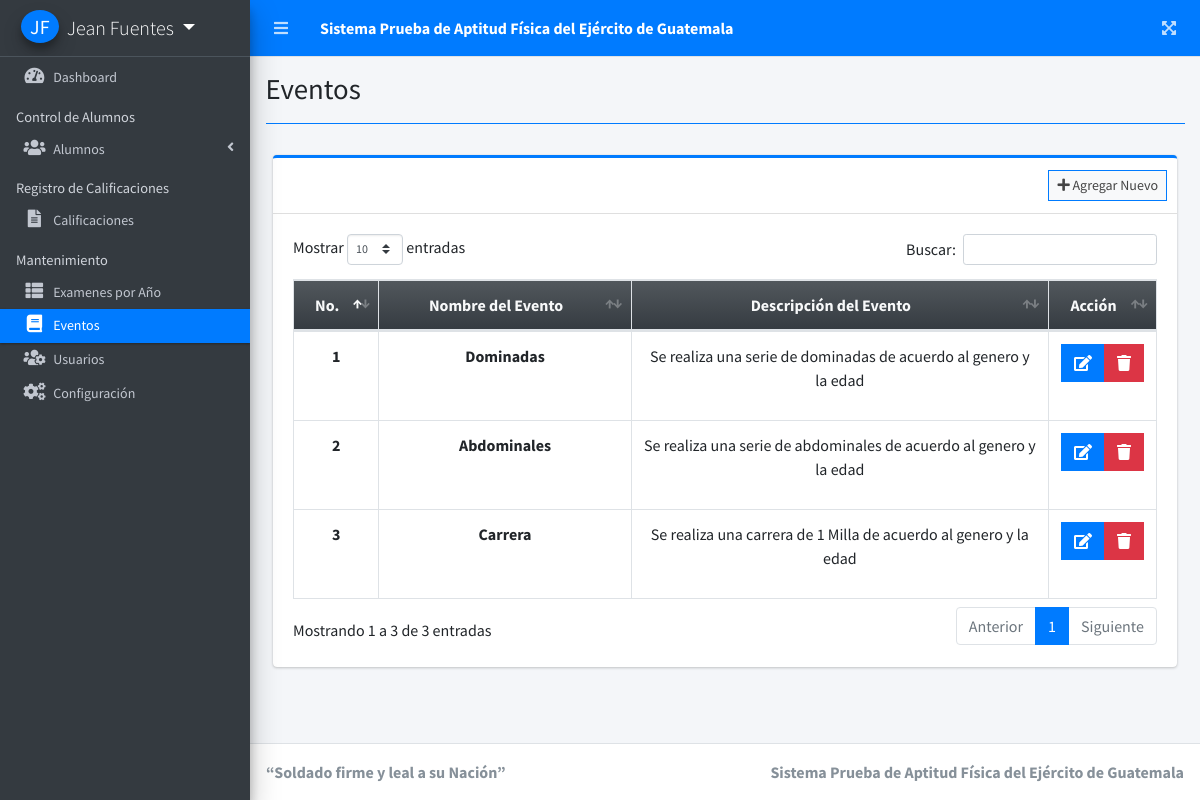
Screenshot of /index.php?page=eventos (signed in) with the database file from the repository.
### tables this page shows
CREATE TABLE `eventos` (
  `id_evento` int(11) NOT NULL,
  `nombre_evento` varchar(30) NOT NULL,
  `descripcion_evento` varchar(100) DEFAULT NULL,
  `fecha_registro` datetime NOT NULL DEFAULT current_timestamp()
);

### eventos.php (the view, shortened to what this page needs)
<?php include'db_connect.php' ?>
<div class="col-lg-12">
	<div class="card card-outline card-primary">
		<div class="card-header">
			<div class="card-tools">
				<a class="btn btn-block btn-sm btn-default btn-flat border-primary nuevo_evento" href="javascript:void(0)"><i class="fa fa-plus"></i> Agregar Nuevo</a>
			</div>
		</div>
		<div class="card-body">
			<table class="table tabe-hover table-bordered" id="list">
				<colgroup>
					<col width="10%">
					<col width="30%">
					<col width="50%">
					<col width="20%">
				</colgroup>
				<thead class="text-center">
					<tr class="bg-gradient-dark text-light">
						<th class="text-center">No.</th>
						<th>Nombre del Evento</th>
						<th>Descripción del Evento</th>
						<th>Acción</th>
					</tr>
				</thead>
				<tbody class="text-center">
					<?php
					$i = 1;
					$qry = $conn->query("SELECT * FROM eventos");
					while($row= $qry->fetch_assoc()):
					?>
					<tr>
						<th><?php echo $i++ ?></th>
						<td><b><?php echo ucwords($row['nombre_evento']) ?></b></td>
						<td><p class=""><?php echo $row['descripcion_evento'] ?></p></td>
						<td>
		                    <div class="btn-group">
		                        <a href="javascript:void(0)" data-id='<?php echo $row['id_evento'] ?>' class="btn btn-primary btn-flat admin_evento">
		                          <i class="fas fa-edit"></i>
		                        </a>
		                        <button type="button" class="btn btn-danger btn-flat eliminar_evento" data-id="<?php echo $row['id_evento'] ?>">
		                          <i class="fas fa-trash"></i>
		                        </button>
	                      </div>
						</td>
					</tr>
				<?php endwhile; ?>
				</tbody>
			</table>
		</div>
	</div>
</div>

### rows the page displays
eventos: nombre_evento "Dominadas", descripcion_evento "Se realiza una serie de dominadas de acuerdo al genero y la edad"
eventos: nombre_evento "Abdominales", descripcion_evento "Se realiza una serie de abdominales de acuerdo al genero y la edad"
eventos: nombre_evento "Carrera", descripcion_evento "Se realiza una carrera de 1 Milla de acuerdo al genero y la edad"

### other values shown
$_SESSION['system']['name'] "Sistema Prueba de Aptitud Física del Ejército de Guatemala"
$_SESSION['login_nombres'].' '.$_SESSION['login_apellidos'] "Jean Fuentes"
$title "Eventos"
